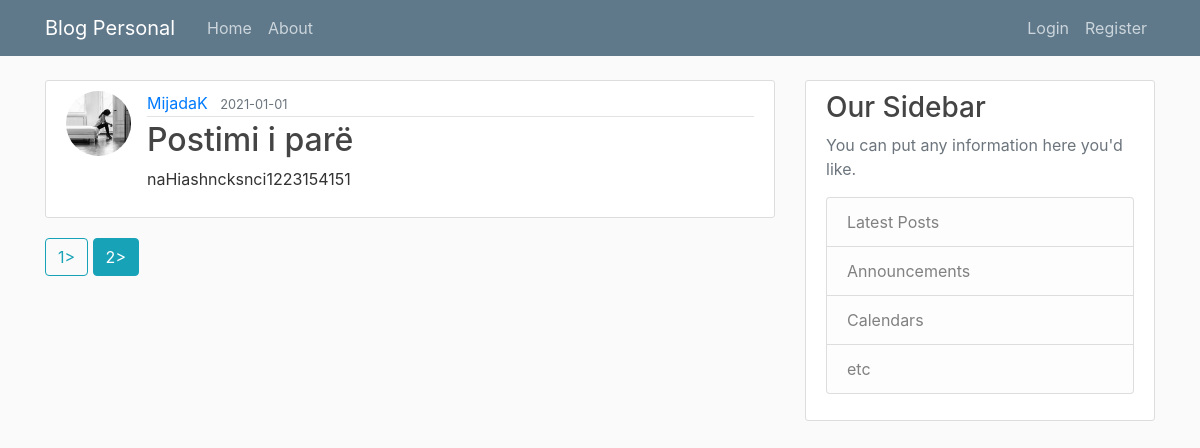
The page /home?page=2 on the database as committed earlier.
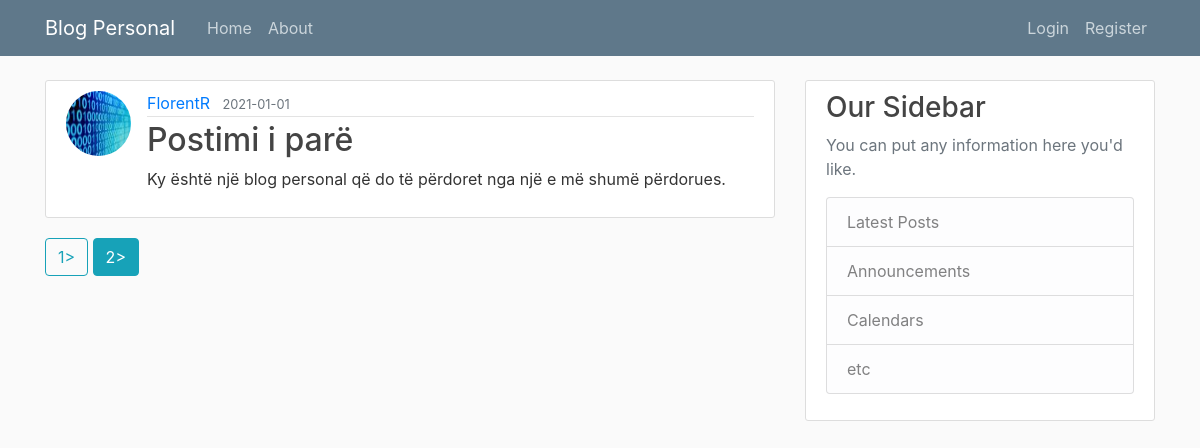
The same page on the database as committed later.
### flaskblog/models.py (models this page shows, shortened)
class Post(db.Model):
    id=db.Column(db.Integer, primary_key=True)
    title=db.Column(db.String(100),nullable=False)
    date_posted=db.Column(db.DateTime, nullable=False,default=datetime.utcnow)
    content=db.Column(db.Text,nullable=False)
    user_id=db.Column(db.Integer,db.ForeignKey('user.id'),nullable=False)

class User(db.Model, UserMixin):
    id=db.Column(db.Integer, primary_key=True)
    username=db.Column(db.String(20), unique=True, nullable=False)
    email=db.Column(db.String(120), unique=True, nullable=False)
    image_file=db.Column(db.String(20), nullable=False,default='default.jpg')
    password=db.Column(db.String(60), nullable=False)
    posts=db.relationship('Post',backref='author',lazy=True)

### flaskblog/routes.py (the view)
@app.route("/")
@app.route("/home")
def home():
    page=request.args.get('page', 1, type=int)
    posts = Post.query.order_by(Post.date_posted.desc()).paginate(page=page, per_page=5)
    return render_template('home.html', posts=posts)

### flaskblog/templates/home.html (shortened to what this page needs)
{% extends "layout.html" %}
{% block content %}
    {% for post in posts.items %}
    <article class="media content-section">
    <img class="rounded-circle article-img" src="{{ url_for('static', filename='profile_pics/'+ post.author.image_file)}}"</img>
        <div class="media-body">
          <div class="article-metadata">
            <a class="mr-2" href="{{ url_for('user_posts', username=post.author.username) }}">{{ post.author.username }}</a>
            <small class="text-muted">{{ post.date_posted.strftime('%Y-%m-%m') }}</small>
          </div>
          <h2><a class="article-title" href="{{ url_for('post', post_id=post.id) }}">{{ post.title }}</a></h2>
          <p class="article-content">{{ post.content }}</p>
        </div>
      </article>
       {% endfor%}
       {% for page_num in posts.iter_pages(left_edge=1, right_edge=1, left_current=1, right_current=2) %}
    {% if page_num %}
        {% if posts.page == page_num %}
            <a class="btn btn-info mb-4" href="{{ url_for('home', page=page_num) }}">{{ page_num}}></a>
        {% else %}
            <a class="btn btn-outline-info mb-4" href="{{ url_for('home', page=page_num) }}">{{ page_num}}></a>
        {% endif %}
    {% endif %}
    {% endfor %}
{% endblock content%}

Rows that differ between the two databases and show on the page:
removed Post: image_file (picture), author.username "MijadaK", date_posted "2021-01-01", title "Postimi i parë", content "naHiashncksnci1223154151"
added Post: image_file (picture), author.username "FlorentR", date_posted "2021-01-01", title "Postimi i parë", content "Ky është një blog personal që do të përdoret nga një e më shumë përdorues."
